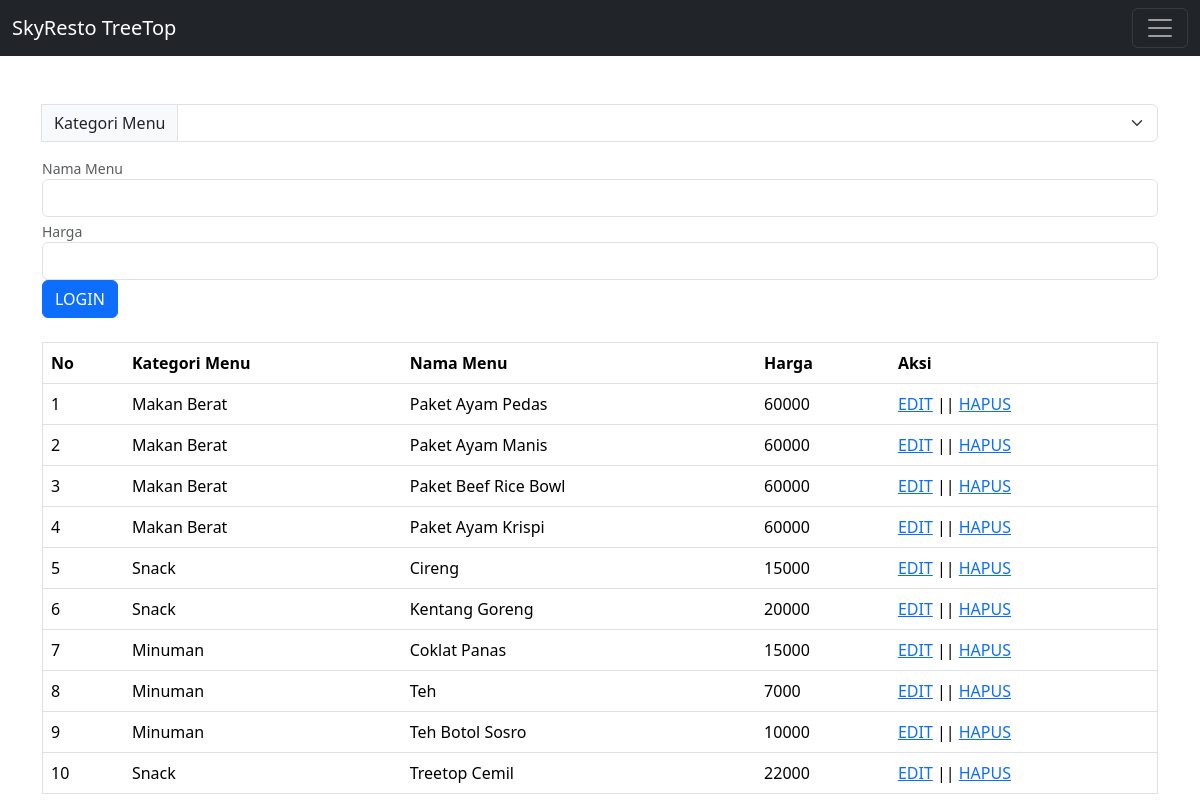
/produk.php (signed in), run on the app's committed database.
### tables this page shows
CREATE TABLE `produk` (
  `id` int(11) NOT NULL,
  `id_kategori` varchar(255) NOT NULL,
  `nama` varchar(255) NOT NULL,
  `harga` varchar(255) NOT NULL
);

CREATE TABLE `kategori` (
  `id_kategori` int(11) NOT NULL,
  `nama_kategori` varchar(255) NOT NULL
);

### produk.php (the view, shortened to what this page needs)
<!DOCTYPE html>
<html>
<head>
    <link href="css/bootstrap.min.css" rel="stylesheet">
</head>
<body style="background-image :url(index.jpg);
  			background-repeat: no-repeat;
            color:#fff;">
<nav class="navbar navbar-dark bg-dark fixed-top">
  <div class="container-fluid">
    <a class="navbar-brand" href="halaman_admin.php">SkyResto TreeTop</a>
    <button class="navbar-toggler" type="button" data-bs-toggle="offcanvas" data-bs-target="#offcanvasDarkNavbar" aria-controls="offcanvasDarkNavbar">
      <span class="navbar-toggler-icon"></span>
    </button>
  </div>
</nav>
<nav style="--bs-breadcrumb-divider: '>';" aria-label="breadcrumb">
  <ol class="breadcrumb">
    <li class="breadcrumb-item"><a href="#">Home</a></li>
    <li class="breadcrumb-item active" aria-current="page">Library</li>
  </ol>
</nav>
<br>
<p class="text-center">Selamat Datang</p>
<div class="container">
  <form action = "" method="POST">
        <div class="input-group mb-3"><br>
  <label class="input-group-text" for="inputGroupSelect01">Kategori Menu</label>
  <select class="form-select" id="inputGroupSelect01" name="id_kategori">
    <option value=""></option>
    <option value="1">Makan Berat</option>
  </select>
</div>
    <div id="emailHelp" class="form-text">Nama Menu</div>
        <input type="text" class="form-control" name="nama">
    <div id="emailHelp" class="form-text">Harga</div>
        <input type="text" class="form-control" name="harga">
        <input type="submit" class="btn btn-primary" name="submit" value="LOGIN">Submit</input>
      </form>
</div>
<div class="container">
<div class="box">
  <table id="pengeluaran" border="1" cellspacing="0" class="table">
    <thead>
      <tr>
        <th>No</th>
        <th>Kategori Menu</th>
        <th>Nama Menu</th>
        <th>Harga</th>
        <th>Aksi</th>
      </tr>
    </thead>
    <tbody>
    <?php
      include "koneksi.php";
      $data =mysqli_query($koneksi, "SELECT * FROM produk LEFT JOIN kategori ON produk.id_kategori = kategori.id_kategori");
      while($result =mysqli_fetch_array($data)){
    ?>
    <tr>
        <td><?php echo $result['id']?></td>
        <td><?php echo $result['nama_kategori'];?></td>
        <td><?php echo $result['nama'];?></td>
        <td><?php echo $result['harga'];?></td>
        <td>
        <a href="editkaryawan.php?id=<?php echo $result['id']; ?>">EDIT</a> || <a href="hapuskaryawan.php?id=<?php echo $result['id']; ?>">HAPUS</a>
        </td>
      </tr>
      <?php
      }
      ?>
      </table>
    </div>
    </div>
</body>
</html>

### data on the page
produk: id "1", id_kategori.nama_kategori "Makan Berat", nama "Paket Ayam Pedas", harga "60000"
produk: id "2", id_kategori.nama_kategori "Makan Berat", nama "Paket Ayam Manis", harga "60000"
produk: id "3", id_kategori.nama_kategori "Makan Berat", nama "Paket Beef Rice Bowl", harga "60000"
produk: id "4", id_kategori.nama_kategori "Makan Berat", nama "Paket Ayam Krispi", harga "60000"
produk: id "5", id_kategori.nama_kategori "Snack", nama "Cireng", harga "15000"
produk: id "6", id_kategori.nama_kategori "Snack", nama "Kentang Goreng", harga "20000"
produk: id "7", id_kategori.nama_kategori "Minuman", nama "Coklat Panas", harga "15000"
produk: id "8", id_kategori.nama_kategori "Minuman", nama "Teh", harga "7000"
produk: id "9", id_kategori.nama_kategori "Minuman", nama "Teh Botol Sosro", harga "10000"
produk: id "10", id_kategori.nama_kategori "Snack", nama "Treetop Cemil", harga "22000"
